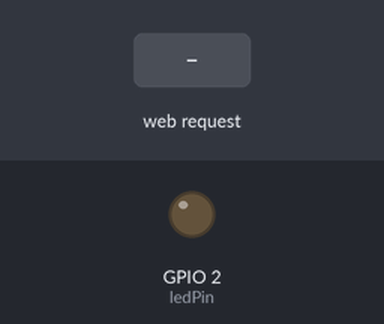
Bench run of a sketch on a simulated ESP8266 (NodeMCU). Parts: output pins drawn as LEDs (lit = HIGH). Inputs (shaded band) come from the test bench. WiFi joins after 1.5 s; servers stay silent unless stated; what the sketch prints to the serial monitor is not drawn.

Above: at 2.8 s.
2.9 s: HTTP request GET /LED=ON received
At 4.1 s:
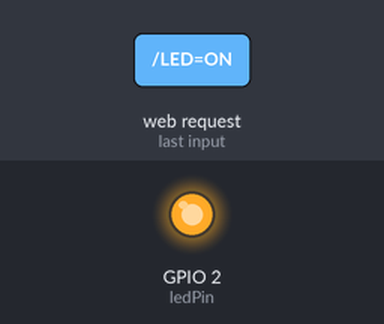
4.4 s: HTTP request GET /LED=OFF received
At 5.2 s:
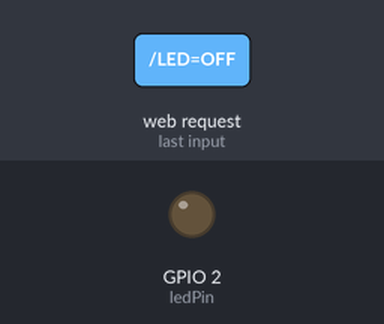
Timing chart, 0 to 7.4 s (numbered marks = the images above; inputs shaded):
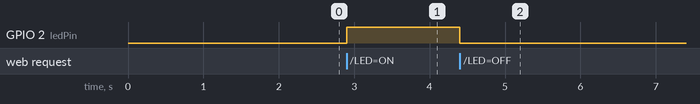

The sketch:

sketch_sep15a.ino
```cpp
#include <ESP8266WiFi.h>

const char* ssid = "Student_1";          // 와이파이 공유기의 SSID
const char* password = "alflarhkgkrrh1!";  // 와이파이 공유기의 접속 비밀번호

int ledPin = 2;          // GPIO2 or D4
WiFiServer server(80);   // 웹서버용 포트 번호

void setup() {
  Serial.begin(9600);
  delay(100);

  pinMode(ledPin, OUTPUT);
  digitalWrite(ledPin, LOW);

  // 와이파이 네트워크에 접속
  Serial.println();
  Serial.print("Connecting to ");
  Serial.println(ssid);

  WiFi.begin(ssid, password);

  while(WiFi.status() != WL_CONNECTED) {
    delay(500);
    Serial.print(".");
  }
  Serial.println();
  Serial.println("WiFi connected!!");

  // 웹서버 개시
  server.begin();
  Serial.println("Server started");

  // 접속할 IP 주소 표시
  Serial.print("Use this URL to connect: ");
  Serial.print("http://");
  Serial.print(WiFi.localIP());
  Serial.println("/");
  Serial.println("");
}

void loop() {
// 클라이언트가 접속되었는지 확인
  WiFiClient client = server.available();
  if(!client) {
    return;
  }

  // 클라이언트가 데이터를 보낼 때까지 기다림
  Serial.println("new client");
  while(!client.available()) {
    delay(1);
  }

  // 리퀘스트의 첫번째 줄을 읽어들임
  String request = client.readStringUntil('\r');
  Serial.println(request);
  client.flush();

  // 리퀘스트에 따른 LED 제어
  int value = LOW;
  if(request.indexOf("/LED=ON") != -1) {
    digitalWrite(ledPin, HIGH);
    value = HIGH;
  }
  if(request.indexOf("/LED=OFF") != -1) {
    digitalWrite(ledPin, LOW);
    value = LOW;
  }

  // 클라이언트 리퀘스트에 대한 응답 메시지
  client.println("HTTP/1.1 200 OK");
  client.println("Content-Type: text/html");
  client.println("");
  client.println("<!DOCTYPE HTML>");
  client.println("<html>");
  client.println("LED is turned ");
  if(value)
    client.print("On");
  else
    client.print("Off");
  client.println("<br><br>");
  client.println("<a href=\"/LED=ON\"\"><button>Turn On</button></a>");
  client.println("<a href=\"/LED=OFF\"\"><button>Turn Off</button></a>");
  client.println("</html>");

  delay(1);
  Serial.println("Client disconnected!!");
  Serial.println();
}
```

Measured:
- after the input at 2.9 s, GPIO 2 (ledPin): LOW → HIGH at once
- after the input at 4.4 s, GPIO 2 (ledPin): HIGH → LOW at once
